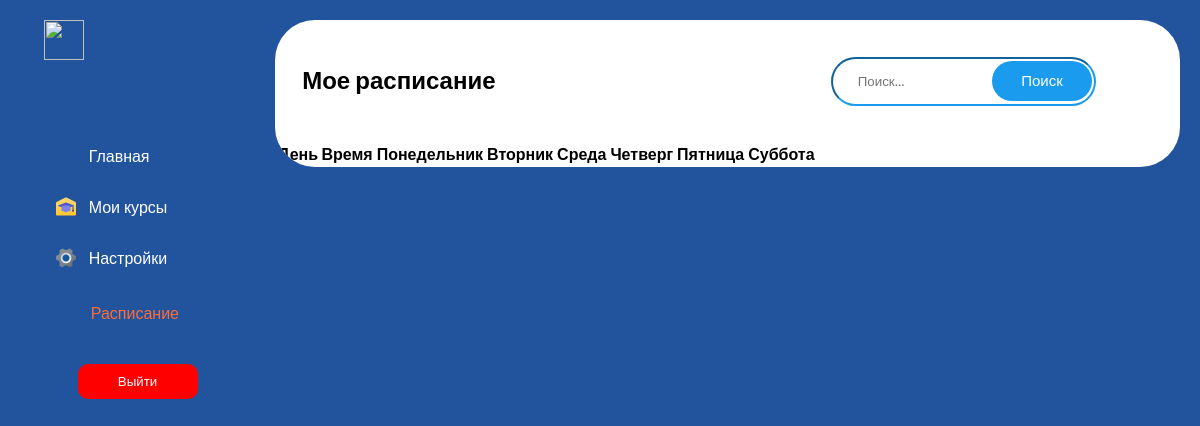
The app's page /users/student/schedule/student-schedule/ (signed in), older data.
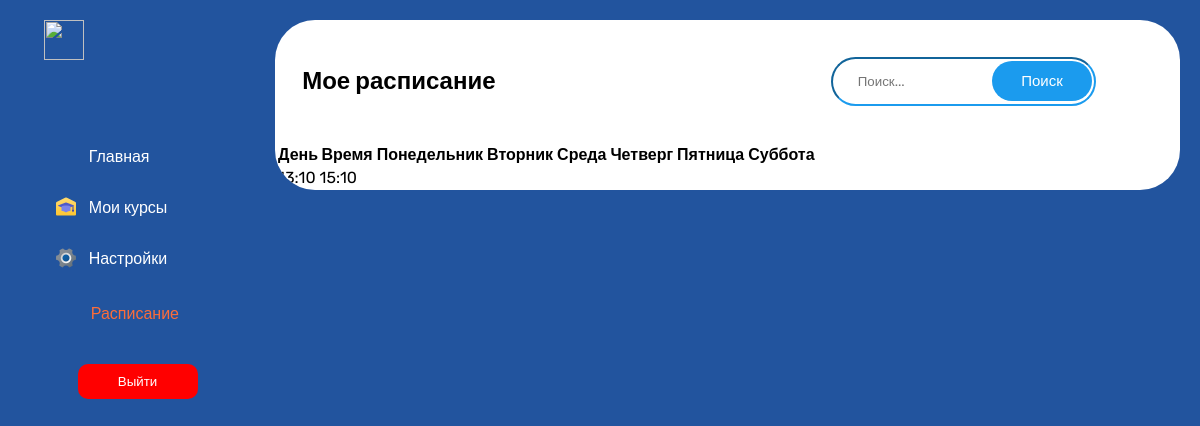
The same page, newer data.
### schedule/models.py (models this page shows, shortened)
class Schedule(models.Model):
    WEEKDAYS = (
        ('monday', 'Понедельник'),
        ('tuesday', 'Вторник'),
        ('wednesday', 'Среда'),
        ('thursday', 'Четверг'),
        ('friday', 'Пятница'),
        ('saturday', 'Суббота'),
        ('sunday', 'Воскресенье'),
    )
    start_date = models.DateField()  # Дата начала курса
    end_date = models.DateField()  # Дата окончания курса
    weekdays = models.CharField(max_length=15, choices=WEEKDAYS, default='monday')  # Дни недели
    start_time = models.TimeField()  # Время начала занятий
    end_time = models.TimeField()  # Время окончания занятий
    course = models.ForeignKey(Course, on_delete=models.CASCADE)  # Связь с моделью "Course"
    class Meta:
        verbose_name = 'Расписание'
        verbose_name_plural = 'Расписание'

### schedule/views.py (the view)
# urls.py: path('student-schedule/', StudentScheduleView.as_view(), name='student_schedule'),
class StudentScheduleView(View):
    template_name_student = 'users/student/timeTable.html'
    template_name_curator = 'users/curator/timeTableAdmin.html'
    template_name_admin = 'users/admin/timeTableAdmin.html'
    def get(self, request):
        current_user = request.user
        user_role = current_user.role
        all_courses = Course.objects.all()
        weekdays = [
            ('Пн', 'Понедельник'),
            ('Вт', 'Вторник'),
            ('Ср', 'Среда'),
            ('Чт', 'Четверг'),
            ('Пт', 'Пятница'),
            ('Сб', 'Суббота'),
        ]
        if user_role == 'student':
            template_name = self.template_name_student
            schedules = Schedule.objects.filter(course__students=current_user)
        elif user_role == 'curator':
            template_name = self.template_name_curator
            courses_as_curator = Course.objects.filter(curators=current_user)
            schedules = Schedule.objects.filter(course__in=courses_as_curator)
        else:
            template_name = self.template_name_admin
            schedules = Schedule.objects.all()
        context = {
            'schedules': schedules,
            'weekdays': weekdays,
            'user_role': user_role,
            'all_courses': all_courses,
        }
        return render(request, template_name, context)

### users/templates/users/student/timeTable.html (shortened to what this page needs)
{% extends 'users/student/base.html' %}
{% load static %}
  {% block css %}
  <link rel="stylesheet" type="text/css" href="{% static 'admin/css/timeTableAdmin.css' %}">
  {% endblock %}
    {% block content %}
    <div class="content">
      <div class="content-header">
        <h2>Мое расписание</h2>
        <form>
          <div class="search-footer">
            <input placeholder="Поиск...">
            <button>Поиск</button>
          </div>
        </form>
      </div>
      <div class="time-table">
        <table class="schedule">
          <thead>
            <tr>
                <th class="schedule-header schedule-main">
                    <span>День</span>
                    <span class="schedule-time">Время</span>
                </th>
                {% for day in weekdays %}
                    <th class="schedule-header">{{ day.1 }}</th>
                {% endfor %}
            </tr>
        </thead>
        <tbody>
            {% for schedule in schedules %}
            <tr>
                <td class="schedule-item">
                    <span class="schedule-time_start">{{ schedule.start_time|time:"H:i" }}</span>
                    <span class="schedule-time_end">{{ schedule.end_time|time:"H:i" }}</span>
                </td>
                {% for day in weekdays %}
                    <td class="schedule-item">
                    </td>
                {% endfor %}
            </tr>
            {% endfor %}
        </tbody>
        </table>
      </div>
    </div>
    {% endblock %}

Row changes from the older to the newer data that the page shows:
added Schedule: start_time "13:10", end_time "15:10"
